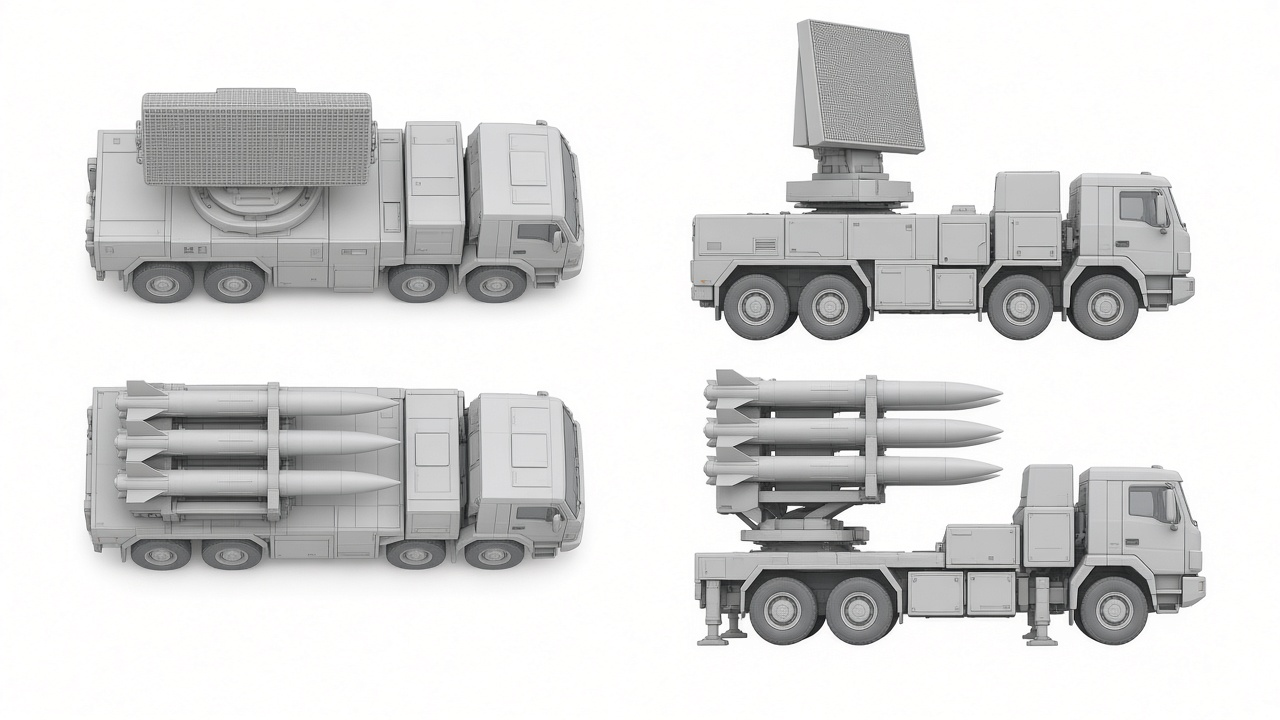
#> input picture docs/art/out/v4/nd-ad-g2.jpg, 1280 x 720 px, given in place of s01-tanker.jpg, which was not available
$ python cut_v4.py
#> lines starting #> are read from the running program, lines starting #| are printed output that depends on the picture; after the words box and inside, x2 and y2 are one past the last pixel; in counts of white or black regions, pixels touching at a corner belong together
# يحوّل صور Grok لـ v4 ← صور اللعبة (prototypes/grandwar/img):
#  حياة البحر s0* ← v4_s_* (شفافة)، المنتجات p01–p13 من فوق ← v4_p_*، p14–p20 من الجنب ← v4_ps_*،
#  بطاقات البحث rs_* ← 640×360، والسلاح الوطني (docs/art/out/v4-islam، تمويه صحراوي على أخضر، D-056) ← v4_nd_<نوع>_g<جيل>_t (من فوق) و _s (من الجنب)
# python3 tools/art/cut_v4.py
import os, glob, sys
from PIL import Image
R = os.path.join(os.path.dirname(__file__), '..', '..'); SRC = os.path.join(R, 'docs/art/out/v4'); NAT = os.path.join(R, 'docs/art/out/v4-islam'); DST = os.path.join(R, 'prototypes/grandwar/img')
from collections import deque
import numpy as np
from PIL import ImageFilter
def cut_white(im, lo=230):
#> called with lo = 240
    im = im.convert('RGB'); a = np.asarray(im).astype(int); mn, mx = a.min(axis=2), a.max(axis=2)
#> in cut_white, im is the input picture: PIL image 1280x720 RGB; mean R, G, B 216.5, 216.5, 216.1
    grey = (mn > lo) & ((mx - mn) < 20); h, w = grey.shape; bg = np.zeros_like(grey)
#> after `grey = (mn > lo) & (mx - mn < 20)`:
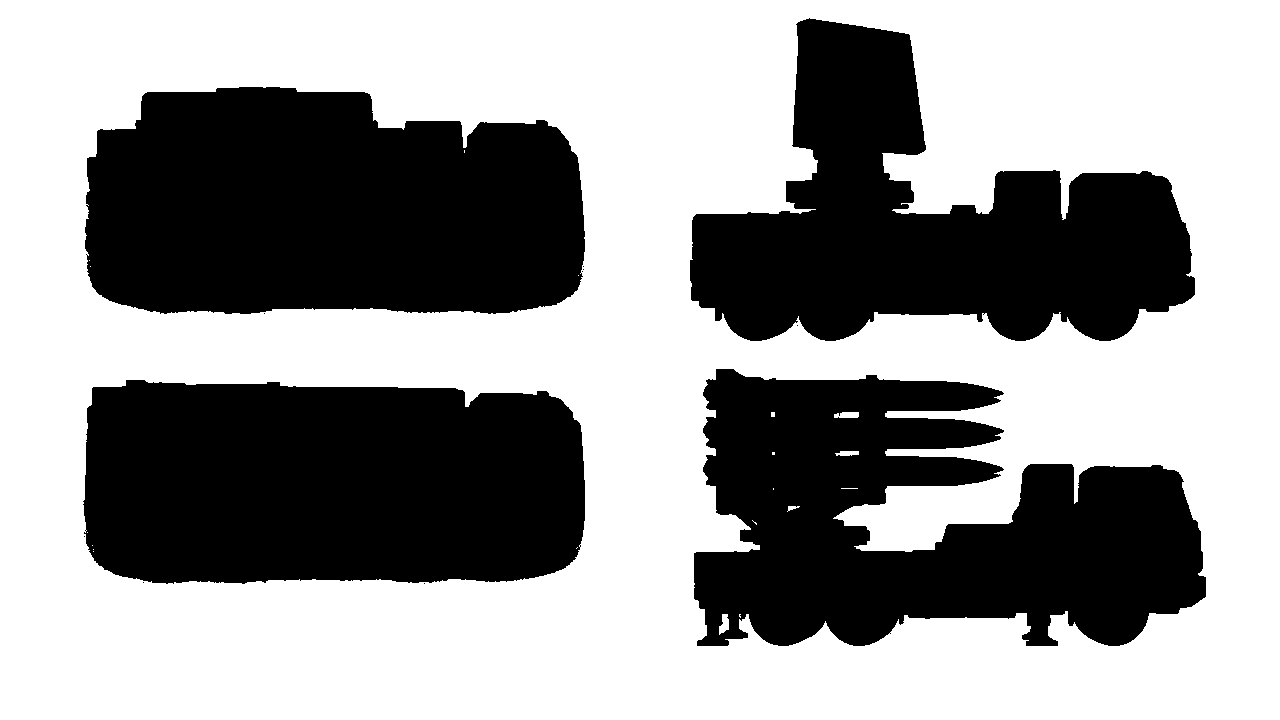
#> grey: shape (720, 1280) bool; 59.9% white; 12 black regions (8 under 20 px), largest, box (x1, y1, x2, y2) and area: (85, 87, 585, 314) 98166, (83, 380, 585, 584) 94381, (694, 369, 1206, 646) 92744, (690, 18, 1195, 341) 83950
#> after `h, w = grey.shape`: h = 720; w = 1280
    q = deque([(y, x) for x in range(w) for y in (0, h - 1)] + [(y, x) for y in range(h) for x in (0, w - 1)])
    while q:
        y, x = q.popleft()
        if 0 <= y < h and 0 <= x < w and grey[y, x] and not bg[y, x]:
            bg[y, x] = 1; q.extend(((y + 1, x), (y - 1, x), (y, x + 1), (y, x - 1)))
#> bg: shape (720, 1280) bool; 59.9% white; 12 black regions (8 under 20 px), largest, box (x1, y1, x2, y2) and area: (85, 87, 585, 314) 98174, (83, 380, 585, 584) 94390, (694, 369, 1206, 646) 93213, (690, 18, 1195, 341) 83950
    al = Image.fromarray(np.where(bg, 0, 255).astype(np.uint8)).filter(ImageFilter.MinFilter(3)).filter(ImageFilter.GaussianBlur(.8))
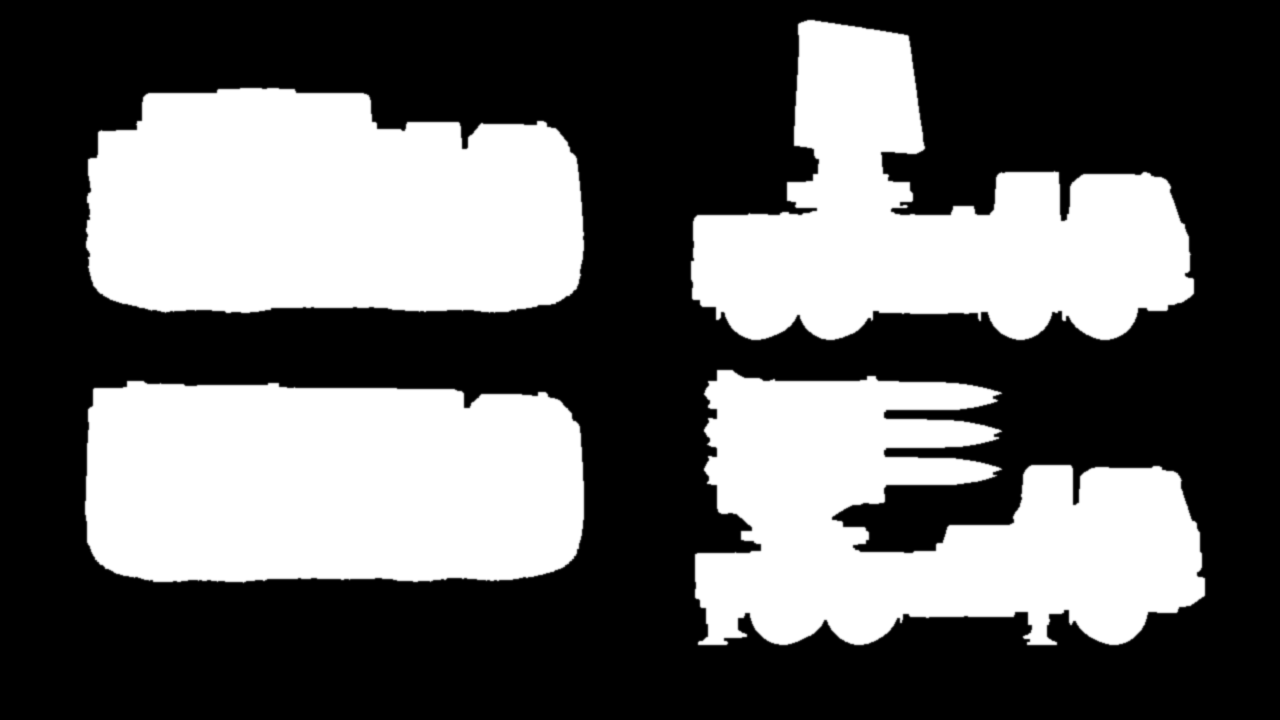
#> al: PIL image 1280x720 L; min 0, max 255, mean 99.8
    out = im.convert('RGBA'); out.putalpha(al); bb = al.point(lambda v: 255 if v > 30 else 0).getbbox()
#> after `bb = al.point(lambda v: 255 if v > 30 else 0).getbbox()`: bb = (84, 19, 1206, 646)
    return out.crop(bb) if bb else out
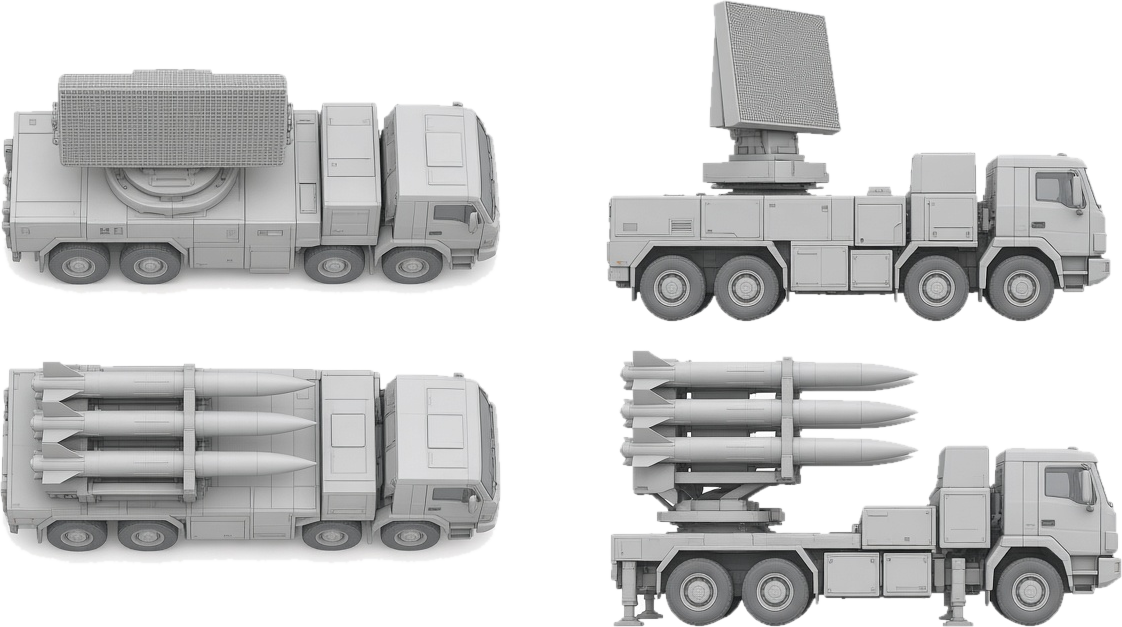
#> returned value: PIL image 1122x627 RGBA; mean R, G, B, A 204.7, 204.7, 204.4, 130.8; transparent parts drawn white
def save(im, name, w, q=80):
#> called with name = 'v4_s_tanker', w = 256, q = 80
    im = im.copy(); im.thumbnail((w, w * 4)); p = os.path.join(DST, name + '.webp'); im.save(p, 'WEBP', quality=q, method=6); return os.path.getsize(p)
#> after `im.thumbnail((w, w * 4))`:
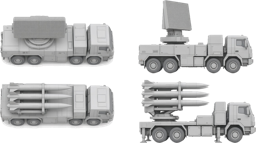
#> im: PIL image 256x143 RGBA; mean R, G, B, A 88.1, 88.2, 88.3, 130.8; transparent parts drawn white
kb = 0
S = {'s01-tanker': 'tanker', 's02-container': 'container', 's03-lng': 'lng', 's04-bulk': 'bulk', 's05-dhow': 'dhow', 's06-heli-navy': 'heli', 's07-oil-platform': 'platform', 's08-fast-boats': 'boats'}
for f, n in S.items(): kb += save(cut_white(Image.open(os.path.join(SRC, f + '.jpg')), 240), 'v4_s_' + n, 256)
#> pass 2 of the loop `for f, n in S.items(): kb += save(cut_white(Image.open(os.path.join(SR..`:
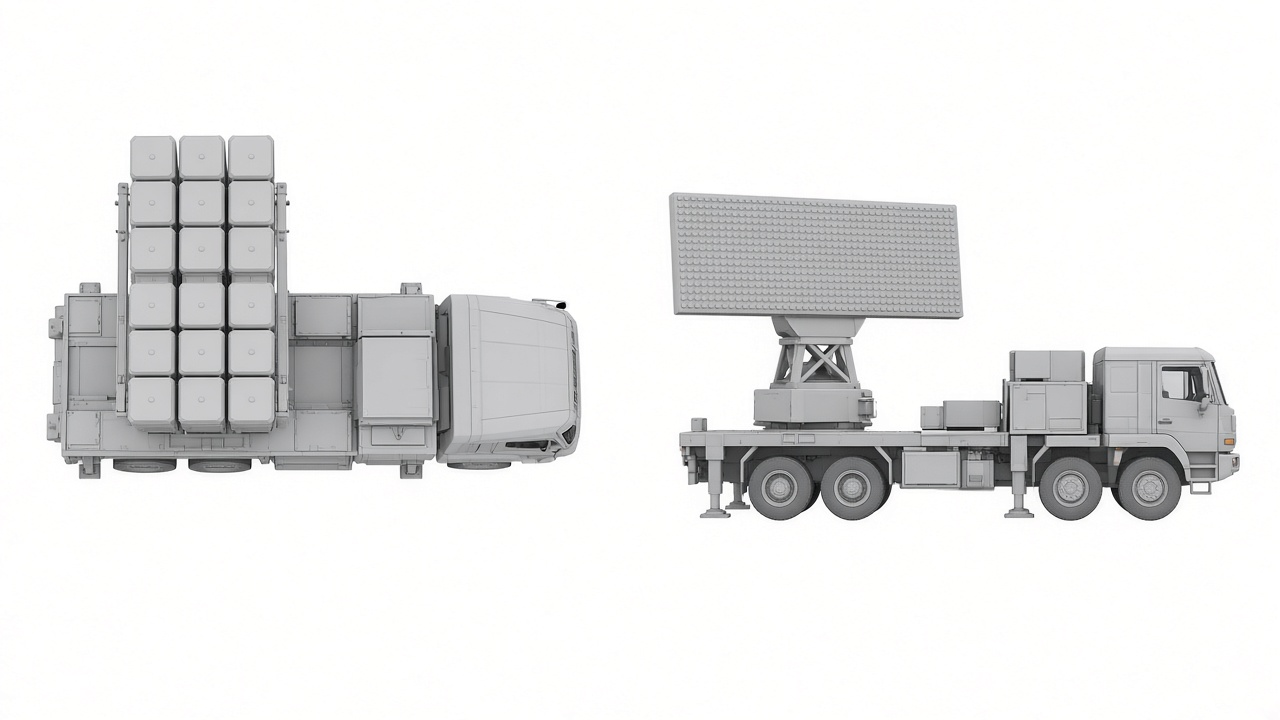
#> input picture docs/art/out/v4/nd-ad-g3.jpg, 1280 x 720 px, given in place of s02-container.jpg, which was not available
#> in cut_white, im is the input picture: PIL image 1280x720 RGB; mean R, G, B 232, 232, 231.5
#> grey: shape (720, 1280) bool; 75.8% white; 5 black regions (3 under 20 px), largest, box (x1, y1, x2, y2) and area: (46, 135, 582, 479) 117187, (668, 192, 1240, 521) 105664
#> in cut_white (call 2), `al = Image.fromarray(np.where(bg, 0, 255).astype(np.uint8)).filter(Ima..`:
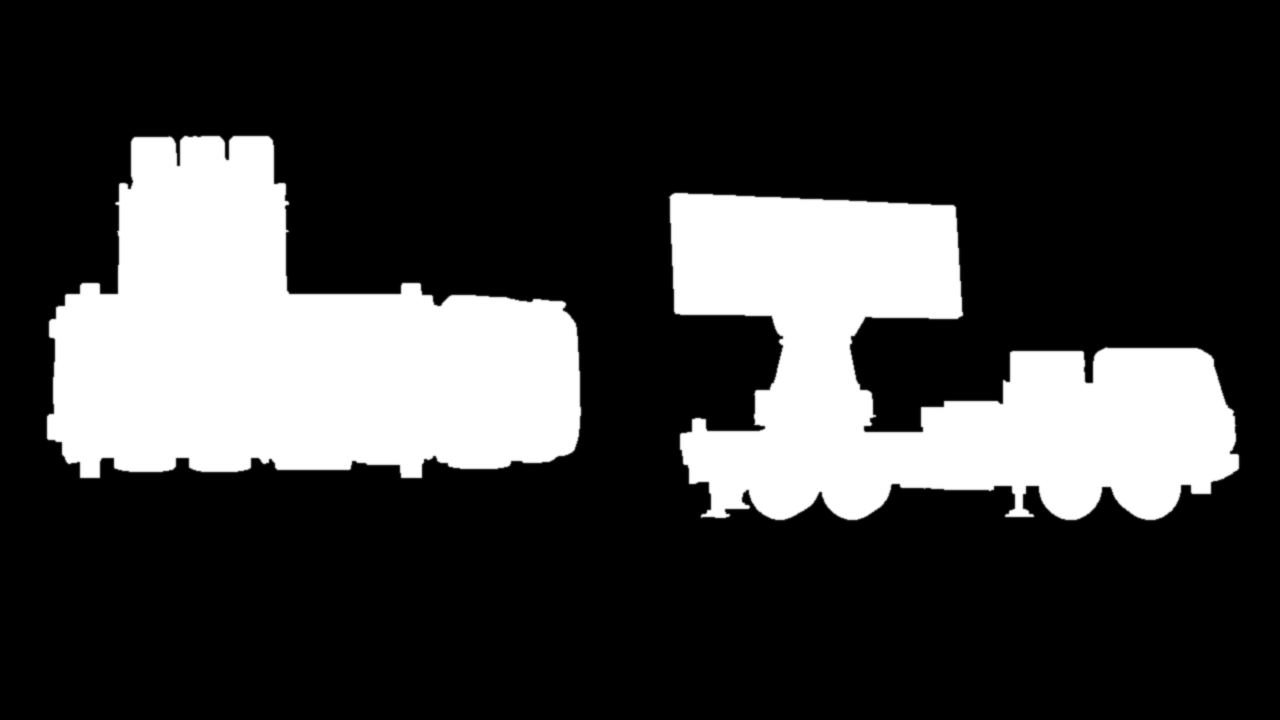
#> al: PIL image 1280x720 L; min 0, max 255, mean 60.4
#> bb = (46, 135, 1240, 521)
#> in save (call 2), `im.thumbnail((w, w * 4))`:
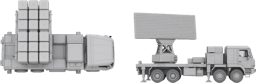
#> im: PIL image 256x83 RGBA; mean R, G, B, A 81.5, 81.6, 82.2, 120.7; transparent parts drawn white
#> (the run stopped early here; a loop or call above may not have finished)
